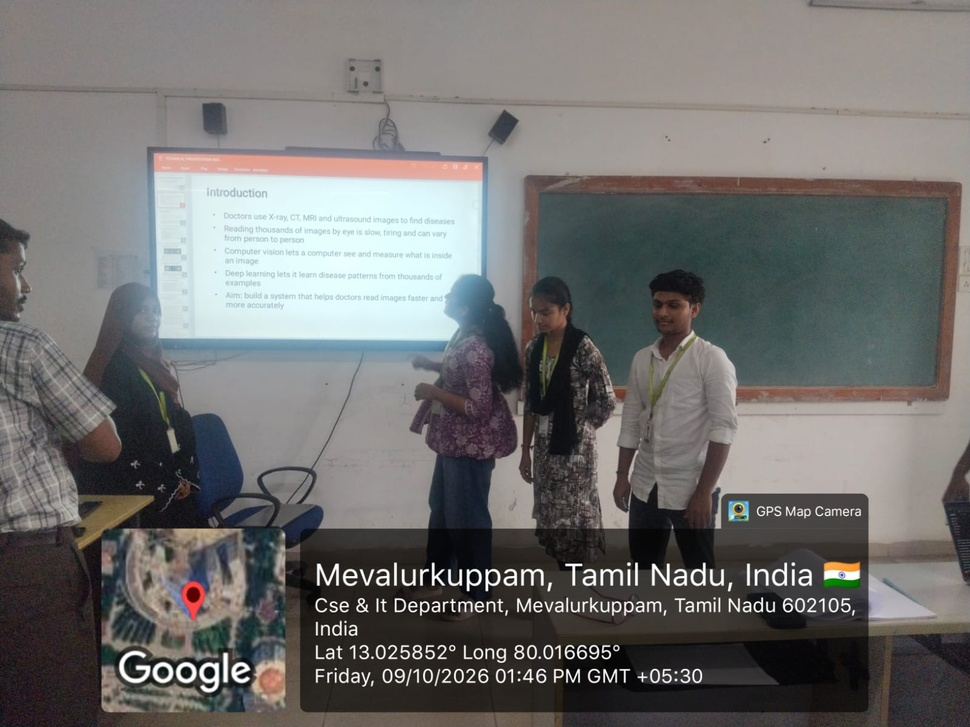
#> input picture Capstone Project/presentation batch 4.jpeg, 970 x 727 px, shrunk from 1600 x 1200 before the run
$ python 'exp 3.py'
#> lines starting #> are read from the running program, lines starting #| are printed output that depends on the picture; after the words box and inside, x2 and y2 are one past the last pixel; in counts of white or black regions, pixels touching at a corner belong together
import cv2
from tkinter import Tk, filedialog

# Select an image
root = Tk()
root.withdraw()

path = filedialog.askopenfilename(
    title="Select your image",
    filetypes=[
        ("Image files", "*.jpg *.jpeg *.png *.bmp")
    ]
)
#> the answer given: Capstone Project/presentation batch 4.jpeg

root.destroy()

# Read the image
if not path:
    print("No image selected!")
else:
    img = cv2.imread(path)
#> img is the input picture: shape (727, 970, 3); mean B, G, R 110.6, 111.9, 112.7

    if img is None:
        print("Unable to read the image!")
    else:
        # Convert to grayscale
        gray = cv2.cvtColor(img, cv2.COLOR_BGR2GRAY)
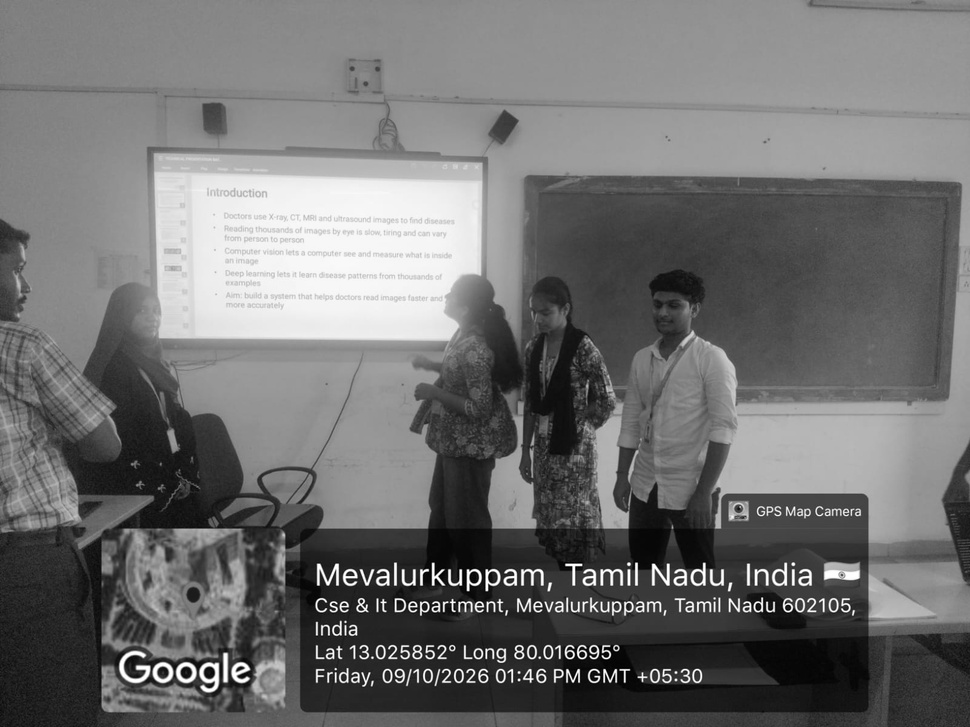
#> gray: shape (727, 970); min 0, max 255, mean 112

        # Detect edges using Canny
        edges = cv2.Canny(gray, 100, 200)
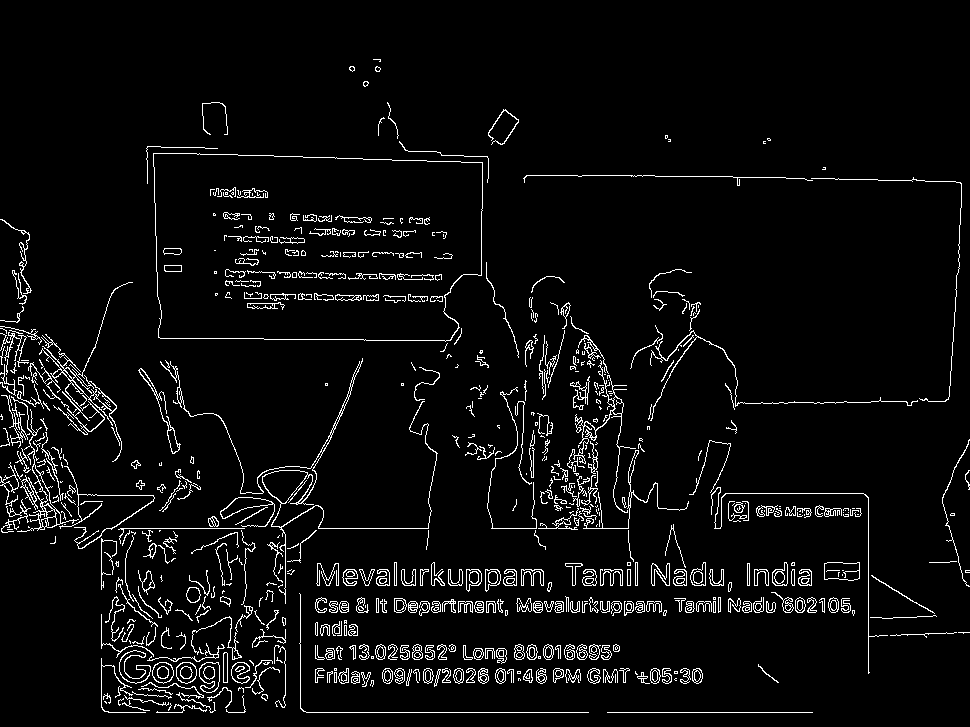
#> edges: shape (727, 970); 4.7% white in thin lines or dots, all inside (x1, y1, x2, y2) = (0, 59, 970, 713)

        # Display results
        cv2.imshow("Original Image", img)
        cv2.imshow("Canny Edge Detection", edges)

        cv2.waitKey(0)
        cv2.destroyAllWindows()
